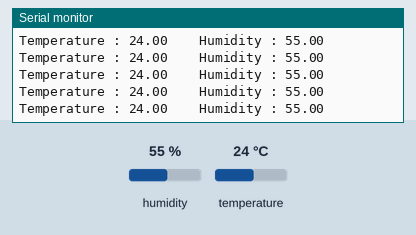
A sketch run on a simulated ESP8266 (NodeMCU). Shown: the last lines printed to the serial monitor. The test bench sets the inputs (shaded band); at power-on: humidity 55 %, temperature 24 °C. WiFi joins after 1.5 s; servers stay silent unless stated.

Above: at 3.0 s.
3.1 s: humidity set to 22 %
At 4.21 s:
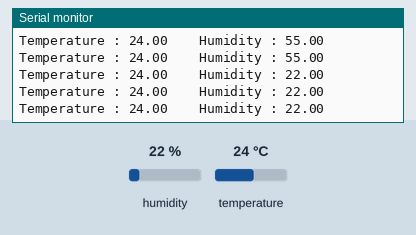
4.6 s: temperature set to 12 °C
6.1 s: humidity set to 40 %
At 6.31 s:
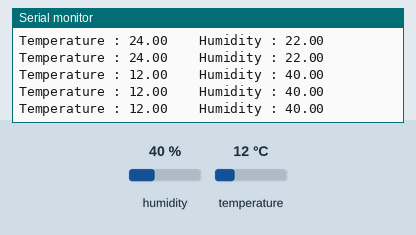
Timing chart, 0 to 9.1 s (numbered marks = the images above; inputs shaded):
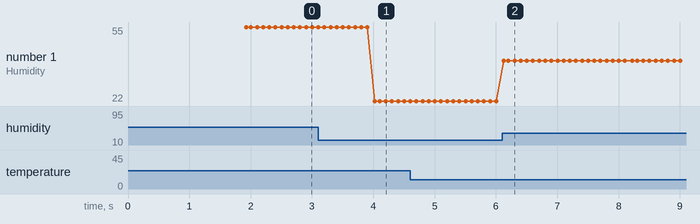

The sketch:

temperature-humidity-blynk-iot.ino
```cpp
/*versi blynk 2.0*/
/*sensor dht11 dengan blynk*/
#define BLYNK_TEMPLATE_ID "TMPLnVxg5S-_"
#define BLYNK_DEVICE_NAME "dht11"
#define BLYNK_PRINT Serial

#include <ESP8266WiFi.h>
#include <BlynkSimpleEsp8266.h>

#include <DHT.h>

char auth[] = "gSBiH9BGdk8sOMw1996M3cNSaGWXEYyc";
char ssid[] = "WIFI UiN";  // type your wifi name
char pass[] = "123456789";  // type your wifi password

BlynkTimer timer;


#define DHTPIN D7 //Connect Out pin to D2 in NODE MCU
#define DHTTYPE DHT11
DHT dht(DHTPIN, DHTTYPE);


void sendSensor()
{
  float h = dht.readHumidity();
  float t = dht.readTemperature();

  if (isnan(h) || isnan(t)) {
    Serial.println("Failed to read from DHT sensor!");
    return;
  }
  Blynk.virtualWrite(V0, t);
  Blynk.virtualWrite(V1, h);
  Serial.print("Temperature : ");
  Serial.print(t);
  Serial.print("    Humidity : ");
  Serial.println(h);

}
void setup()
{
  Serial.begin(9600);

  Blynk.begin(auth, ssid, pass, "blynk.cloud", 80);
  dht.begin();
  timer.setInterval(100L, sendSensor);

}

void loop()
{
  Blynk.run();
  timer.run();
}
```

Measured:
- after the input at 3.1 s, the serial monitor: prints a new line after 0.93 s (image 1)
- after the input at 6.1 s, the serial monitor: prints a new line at once (image 2)
- plotted number 1: 55 → 22 after the input at 3.1 s, 22 → 40 after the input at 6.1 s
